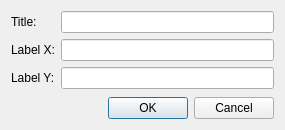
<?xml version="1.0" encoding="UTF-8"?>
<ui version="4.0">
 <class>PlotCustomizationDialog</class>
 <widget class="QDialog" name="PlotCustomizationDialog">
  <property name="geometry">
   <rect>
    <x>0</x>
    <y>0</y>
    <width>285</width>
    <height>130</height>
   </rect>
  </property>
  <property name="windowTitle">
   <string>Plot Customization</string>
  </property>
  <layout class="QVBoxLayout" name="verticalLayout">
   <item>
    <layout class="QFormLayout" name="formLayout">
     <item row="0" column="0">
      <widget class="QLabel" name="labelTitle">
       <property name="text">
        <string>Title:</string>
       </property>
      </widget>
     </item>
     <item row="1" column="0">
      <widget class="QLabel" name="labelX">
       <property name="text">
        <string>Label X:</string>
       </property>
      </widget>
     </item>
     <item row="0" column="1">
      <widget class="QLineEdit" name="lineEditTitle"/>
     </item>
     <item row="1" column="1">
      <widget class="QLineEdit" name="lineEditX"/>
     </item>
     <item row="2" column="0">
      <widget class="QLabel" name="labelY">
       <property name="text">
        <string>Label Y:</string>
       </property>
      </widget>
     </item>
     <item row="2" column="1">
      <widget class="QLineEdit" name="lineEditY"/>
     </item>
    </layout>
   </item>
   <item>
    <widget class="QDialogButtonBox" name="buttonBox">
     <property name="orientation">
      <enum>Qt::Horizontal</enum>
     </property>
     <property name="standardButtons">
      <set>QDialogButtonBox::Cancel|QDialogButtonBox::Ok</set>
     </property>
    </widget>
   </item>
  </layout>
 </widget>
 <resources/>
 <connections>
  <connection>
   <sender>buttonBox</sender>
   <signal>accepted()</signal>
   <receiver>PlotCustomizationDialog</receiver>
   <slot>accept()</slot>
   <hints>
    <hint type="sourcelabel">
     <x>248</x>
     <y>254</y>
    </hint>
    <hint type="destinationlabel">
     <x>157</x>
     <y>274</y>
    </hint>
   </hints>
  </connection>
  <connection>
   <sender>buttonBox</sender>
   <signal>rejected()</signal>
   <receiver>PlotCustomizationDialog</receiver>
   <slot>reject()</slot>
   <hints>
    <hint type="sourcelabel">
     <x>316</x>
     <y>260</y>
    </hint>
    <hint type="destinationlabel">
     <x>286</x>
     <y>274</y>
    </hint>
   </hints>
  </connection>
 </connections>
</ui>
